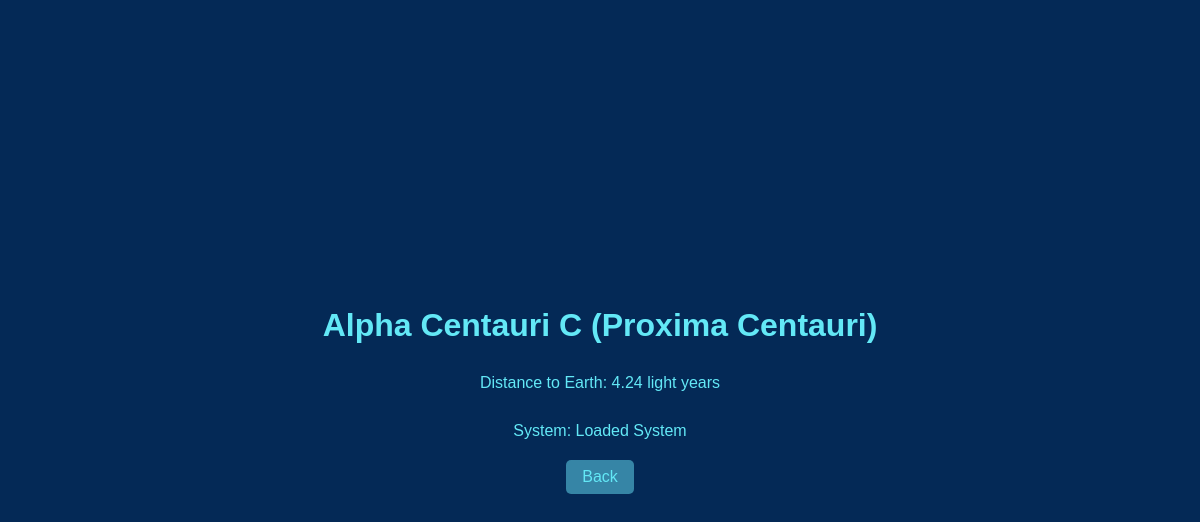
Screenshot of /35/1076/ with the database file from the repository.
### explorer/models.py (models this page shows, shortened)
class Star(models.Model):
    name = models.CharField(max_length=100)
    distance = models.FloatField()
    system = models.ForeignKey(StarSystem, on_delete=models.CASCADE, default=1)

class StarSystem(models.Model):
    name = models.CharField(max_length=100)

### explorer/views.py (the view)
# urls.py: path('<int:system_id>/<int:star_id>/', star_detail, name='star_detail'),
def star_detail(request, system_id, star_id):
    star = get_object_or_404(Star, pk=star_id)
    return render(request, 'explorer/star_detail.html', {'star': star})

### explorer/templates/explorer/star_detail.html (shortened to what this page needs)
<!DOCTYPE html>
<html>
<head>
</head>
<body>
    <h1>{{ star.name }}</h1>
    <p>Distance to Earth: {{ star.distance }} light years</p>
    {% if star.system %}
        <p>System: {{ star.system.name }}</p>
    {% endif %}
    <a href="{% url 'explorer:index' %}">Back</a>
</body>
</html>

### explorer/templates/explorer/star_detail.html (style rules this page uses)
body { font-family: Arial, sans-serif; background-color: #042956; color: #63E8F6; margin: 0; padding: 0; background-image: url('/static/images/constellations.jpg'); background-size: cover; background-position: center; background-repeat: no-repeat; }
h1 { color: #63E8F6; }
p { margin: 10px 0; }
a { text-decoration: none; color: #63E8F6; display: inline-block; padding: 8px 16px; border-radius: 5px; background-color: #3685A6; transition: background-color 0.3s; }
body { display: flex; flex-direction: column; align-items: center; justify-content: center; height: 100vh; }
h1, p, a { margin-bottom: 20px; }

### rows the page displays
Star: name "Alpha Centauri C (Proxima Centauri)", distance "4.24", system.name "Loaded System"
